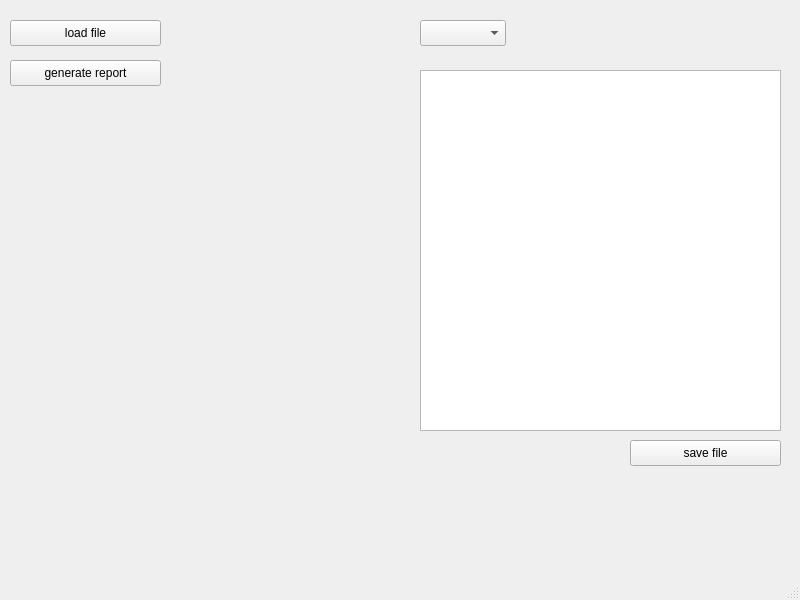
<?xml version="1.0" encoding="UTF-8"?>
<ui version="4.0">
 <class>MainWindow</class>
 <widget class="QMainWindow" name="MainWindow">
  <property name="geometry">
   <rect>
    <x>0</x>
    <y>0</y>
    <width>800</width>
    <height>600</height>
   </rect>
  </property>
  <property name="windowTitle">
   <string>MainWindow</string>
  </property>
  <widget class="QWidget" name="centralwidget">
   <widget class="QPushButton" name="loadOrdersBtn">
    <property name="geometry">
     <rect>
      <x>10</x>
      <y>20</y>
      <width>151</width>
      <height>26</height>
     </rect>
    </property>
    <property name="text">
     <string>load file</string>
    </property>
   </widget>
   <widget class="QPushButton" name="generateInvoiceBtn">
    <property name="geometry">
     <rect>
      <x>10</x>
      <y>60</y>
      <width>151</width>
      <height>26</height>
     </rect>
    </property>
    <property name="text">
     <string>generate report</string>
    </property>
   </widget>
   <widget class="QTextEdit" name="textEdit">
    <property name="geometry">
     <rect>
      <x>420</x>
      <y>70</y>
      <width>361</width>
      <height>361</height>
     </rect>
    </property>
   </widget>
   <widget class="QPushButton" name="saveFileBtn">
    <property name="geometry">
     <rect>
      <x>630</x>
      <y>440</y>
      <width>151</width>
      <height>26</height>
     </rect>
    </property>
    <property name="text">
     <string>save file</string>
    </property>
   </widget>
   <widget class="QComboBox" name="comboBox">
    <property name="geometry">
     <rect>
      <x>420</x>
      <y>20</y>
      <width>86</width>
      <height>26</height>
     </rect>
    </property>
   </widget>
  </widget>
  <widget class="QMenuBar" name="menubar">
   <property name="geometry">
    <rect>
     <x>0</x>
     <y>0</y>
     <width>800</width>
     <height>23</height>
    </rect>
   </property>
  </widget>
  <widget class="QStatusBar" name="statusbar"/>
 </widget>
 <resources/>
 <connections/>
</ui>
